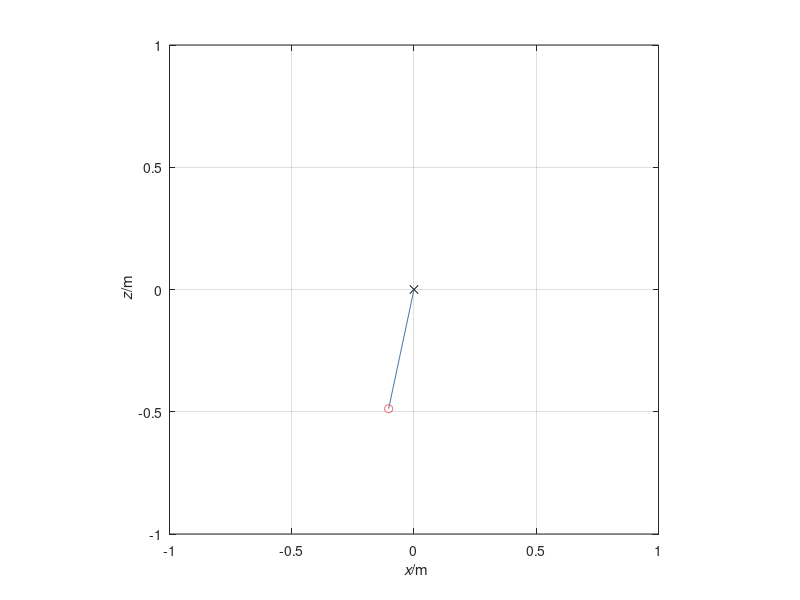

Reproduce this figure in MATLAB.
%%% Simulation of pendulum in 2D
%% Coordinates (t, x, z)

%% Constants
m = 2;    % kg: mass of object
g = 9.8;  % N/kg: gravitational acceleration
k = 50;   % N/m: spring constant

%% Initial conditions
t = 0;            % s: initial time
r = [0, -0.5];  % m: initial position of object
v = [1, 0];       % m/s: initial velocity of object

%% Boundary conditions
G = -m * g * [0, 1]; % N: gravity supply on object

%% Parameters for time loop
t1 = 20;        % s: final time
dt = 0.0001;  % s: time step %@

%% Plotting
dtplot = t1/360;  % time interval between plots
tplot = dtplot;   % time for next plot
clf
plot(0, 0, 'x', 'color', '#000000')
xlim([-1, 1]); ylim([-1, 1])
hold on; grid on; axis equal
plot([0, r(1)], [0, r(2)], '-', 'color', '#4477AA')
plot(r(1), r(2), 'o', 'color', '#EE6677')
xlabel('{\it x}/m'); ylabel('{\it z}/m') %@

%% State: r, v
%% Numerical time integration
while t < t1

  %% constitutive relations
  P = m * v;
  F = -k * r;

  %% balances
  t = t + dt;
  P = P + (F + G) * dt;
  r = r + v * dt;

  %% constitutive relations
  v = P / m; %@

  %% plot
  if t > tplot
    hold off
    plot(0, 0, 'x', 'color', '#000000')
    xlim([-1, 1]); ylim([-1, 1])
    hold on; grid on; axis equal
    plot([0, r(1)], [0, r(2)], '-', 'color', '#4477AA')
    plot(r(1), r(2), 'o', 'color', '#EE6677')
    xlabel('{\it x}/m'); ylabel('{\it z}/m')
    pause(0)
    tplot = tplot + dtplot;
  end %@
end
